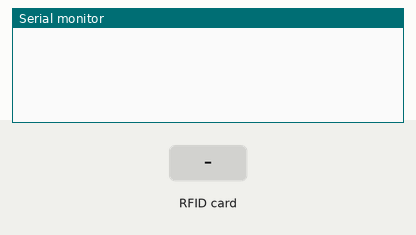
Simulated run of this sketch. Board: Arduino Uno, built with avr-gcc and run on an emulated ATmega328P. Shown: the last lines printed to the serial monitor. The test bench sets the inputs (shaded band).

Above: at 1.2 s.
1.3 s: RFID card 5E 7A 19 C4 held to the reader
At 2.1 s:
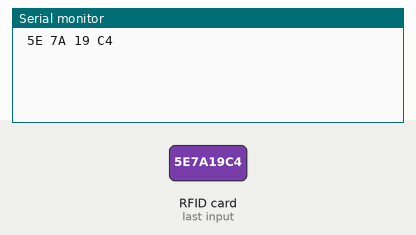
2.8 s: RFID card 5E 7A 19 C4 held to the reader
At 3.5 s:
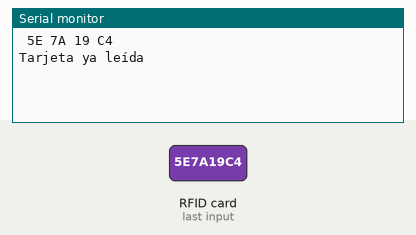

Measured:
- after the input at 1.3 s, the serial monitor: prints a new line at once (image 1)
- after the input at 2.8 s, the serial monitor: prints a new line at once (image 2)

The sketch:

Proyecto-Lector-RFID.ino
```cpp
// (licence header left out)
#include <SPI.h>
#include <MFRC522.h>

#define SS_PIN 10
#define RST_PIN 9

MFRC522 rfid(SS_PIN, RST_PIN); // Instance of the class

MFRC522::MIFARE_Key key;

// Init array that will store new NUID
byte nuidPICC[4];

void setup() {
  Serial.begin(9600);
  SPI.begin(); // Init SPI bus
  rfid.PCD_Init(); // Init MFRC522

  for (byte i = 0; i < 6; i++) {
    key.keyByte[i] = 0xFF;
  }
}

void loop() {

  // Reset the loop if no new card present on the sensor/reader. This saves the entire process when idle.
  if ( ! rfid.PICC_IsNewCardPresent()) {
    return;
  }

  // Verify if the NUID has been readed
  if ( ! rfid.PICC_ReadCardSerial()){
    return;
  }

  MFRC522::PICC_Type piccType = rfid.PICC_GetType(rfid.uid.sak);

  if (rfid.uid.uidByte[0] != nuidPICC[0] ||
    rfid.uid.uidByte[1] != nuidPICC[1] ||
    rfid.uid.uidByte[2] != nuidPICC[2] ||
    rfid.uid.uidByte[3] != nuidPICC[3] ) {

    // Store NUID into nuidPICC array
    for (byte i = 0; i < 4; i++) {
      nuidPICC[i] = rfid.uid.uidByte[i];
    }

    printHex(rfid.uid.uidByte, rfid.uid.size);
    Serial.println();
  }
  else{
    Serial.println(F("Tarjeta ya leída"));
  }

  // Halt PICC
  rfid.PICC_HaltA();

  // Stop encryption on PCD
  rfid.PCD_StopCrypto1();
}


/**
 * Helper routine to dump a byte array as hex values to Serial.
 */
void printHex(byte *buffer, byte bufferSize) {
  for (byte i = 0; i < bufferSize; i++) {
    Serial.print(buffer[i] < 0x10 ? " 0" : " ");
    Serial.print(buffer[i], HEX);
  }
}
```
